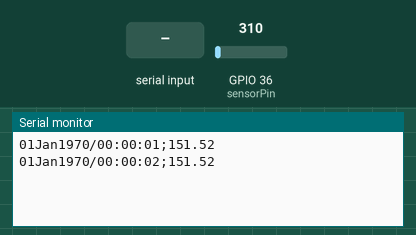
A sketch run on a simulated ESP32. Parts: the last lines printed to the serial monitor. Inputs (shaded band) come from the test bench; at power-on: GPIO 36 (sensorPin) = 310.

Above: at 2.7 s.
2.8 s: "90,45,200,10\n" received over Serial
6.3 s: GPIO 36 (sensorPin) set to 372
At 7.6 s:
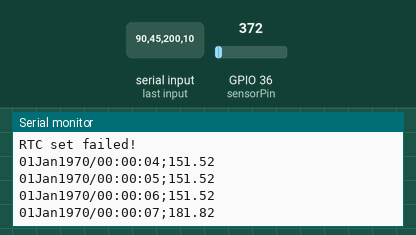
7.8 s: GPIO 36 (sensorPin) set to 434
At 8.3 s:
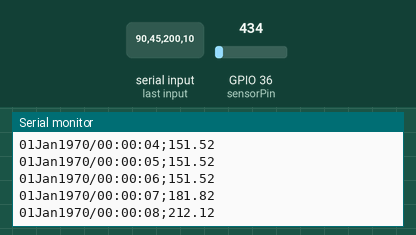
Timing chart, 0 to 10.8 s (numbered marks = the images above; inputs shaded):
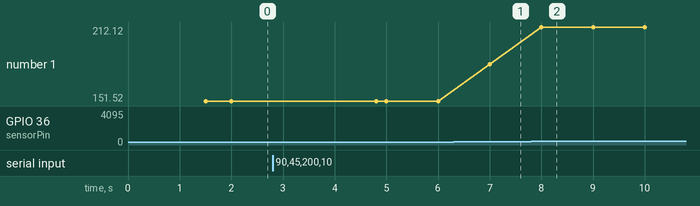

Measured:
- after the input at 6.3 s, the serial monitor: prints a new line after 0.70 s (image 1)
- after the input at 7.8 s, the serial monitor: prints a new line after 0.20 s (image 2)
- plotted number 1: 151.52 → 181.82 after the input at 6.3 s, 181.82 → 212.12 after the input at 7.8 s

The sketch:

tempAndClock.ino
```cpp
#include <DS1302RTC.h>
#include <Streaming.h>        //http://arduiniana.org/libraries/streaming/
#include <Time.h>             //http://playground.arduino.cc/Code/Time

// Set pins:  CE, IO,CLK
DS1302RTC RTC(8, 7, 6);

// Optional connection for RTC module
#define DS1302_GND_PIN 33
#define DS1302_VCC_PIN 35

const int sensorPin= A0;

void setup()
{
  Serial.begin(115200);

  // Activate RTC module
  digitalWrite(DS1302_GND_PIN, LOW);
  pinMode(DS1302_GND_PIN, OUTPUT);

  digitalWrite(DS1302_VCC_PIN, HIGH);
  pinMode(DS1302_VCC_PIN, OUTPUT);

  delay(500);

  if (RTC.haltRTC()) {
    Serial << F("The DS1302 is stopped.  Please set time");
    Serial << F("to initialize the time and begin running.");
    Serial << endl;
  }
  if (!RTC.writeEN()) {
    Serial << F("The DS1302 is write protected. This normal.");
    Serial << endl;
  }

  delay(1000);
}

// Print the temperature from the LM35 sensor
void printTemperature()
{
  int value = analogRead(sensorPin);
  float millivolts = (value / 1023.0) * 5000;
  float celsius = millivolts / 10;
  Serial << (celsius);
}

//print date and time to Serial
void printDateTime(time_t t)
{
    printDate(t);
    Serial << '/';
    printTime(t);
}

//print time to Serial
void printTime(time_t t)
{
    printI00(hour(t), ':');
    printI00(minute(t), ':');
    printI00(second(t), ';');
}

//print date to Serial
void printDate(time_t t)
{
    printI00(day(t), 0);
    Serial << monthShortStr(month(t)) << _DEC(year(t));
}

//Print an integer in "00" format (with leading zero),
//followed by a delimiter character to Serial.
//Input value assumed to be between 0 and 99.
void printI00(int val, char delim)
{
    if (val < 10) Serial << '0';
    Serial << _DEC(val);
    if (delim > 0) Serial << delim;
    return;
}

void loop(void)
{
    static time_t tLast;
    time_t t;
    tmElements_t tm;

    //check for input to set the RTC, minimum length is 12, i.e. yy,m,d,h,m,s
    if (Serial.available() >= 12) {

        //note that the tmElements_t Year member is an offset from 1970,
        //but the RTC wants the last two digits of the calendar year.
        //use the convenience macros from Time.h to do the conversions.
        int y = Serial.parseInt();
        if (y >= 100 && y < 1000)
            Serial << F("Error: Year must be two digits or four digits!") << endl;
        else {
            if (y >= 1000)
                tm.Year = CalendarYrToTm(y);
            else    //(y < 100)
                tm.Year = y2kYearToTm(y);
            tm.Month = Serial.parseInt();
            tm.Day = Serial.parseInt();
            tm.Hour = Serial.parseInt();
            tm.Minute = Serial.parseInt();
            tm.Second = Serial.parseInt();
            t = makeTime(tm);
      //use the time_t value to ensure correct weekday is set
            if(RTC.set(t) == 0) { // Success
              setTime(t);
              Serial << F("RTC set to: ");
              printDateTime(t);
              Serial << endl;
      }
      else
        Serial << F("RTC set failed!") << endl;
            //dump any extraneous input
            while (Serial.available() > 0) Serial.read();
        }
    }

    t = now();
    if (t != tLast) {
        tLast = t;
        printDateTime(t);
        printTemperature();
        Serial << endl;
    }
}
```
